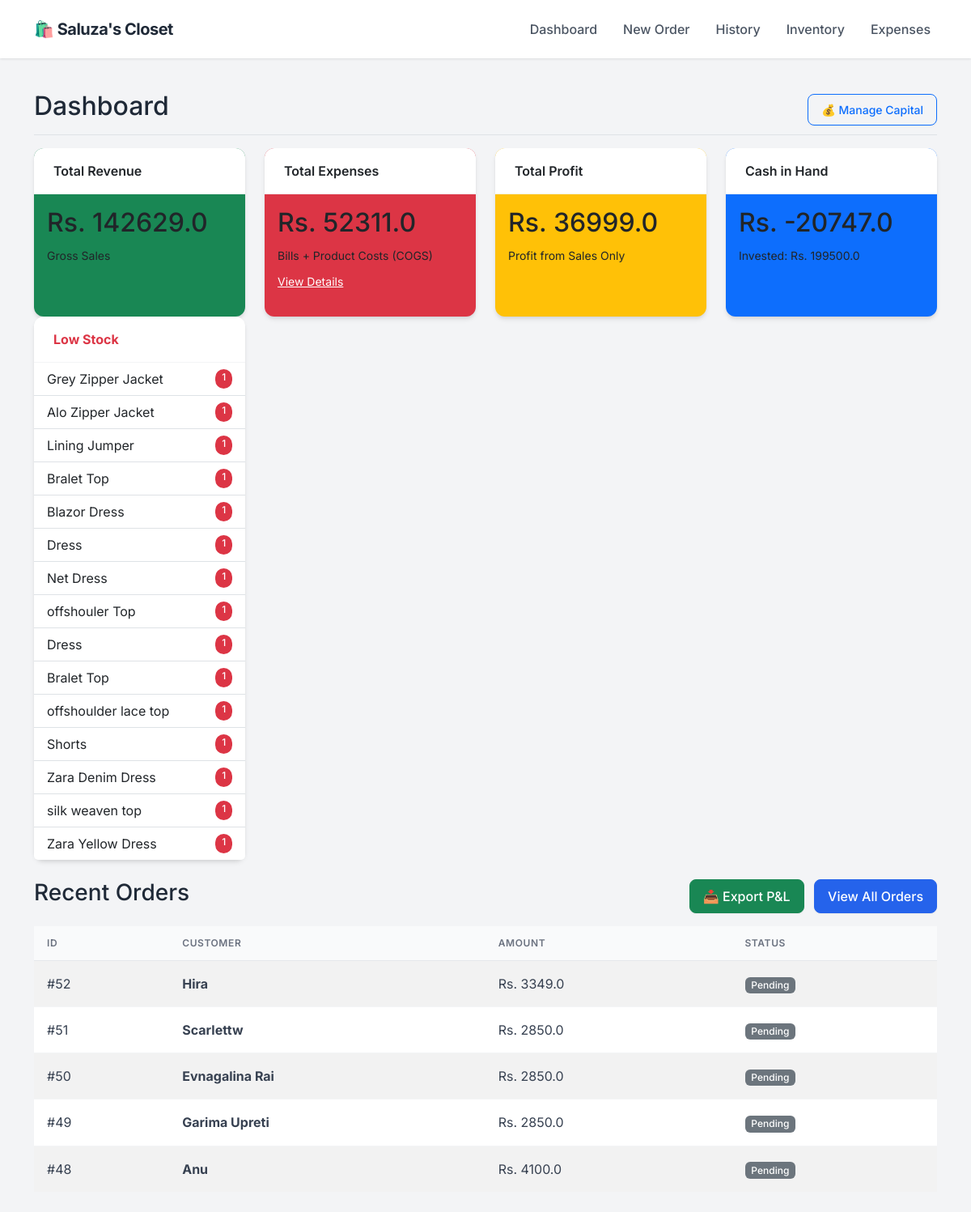
Before: / with the older database file.
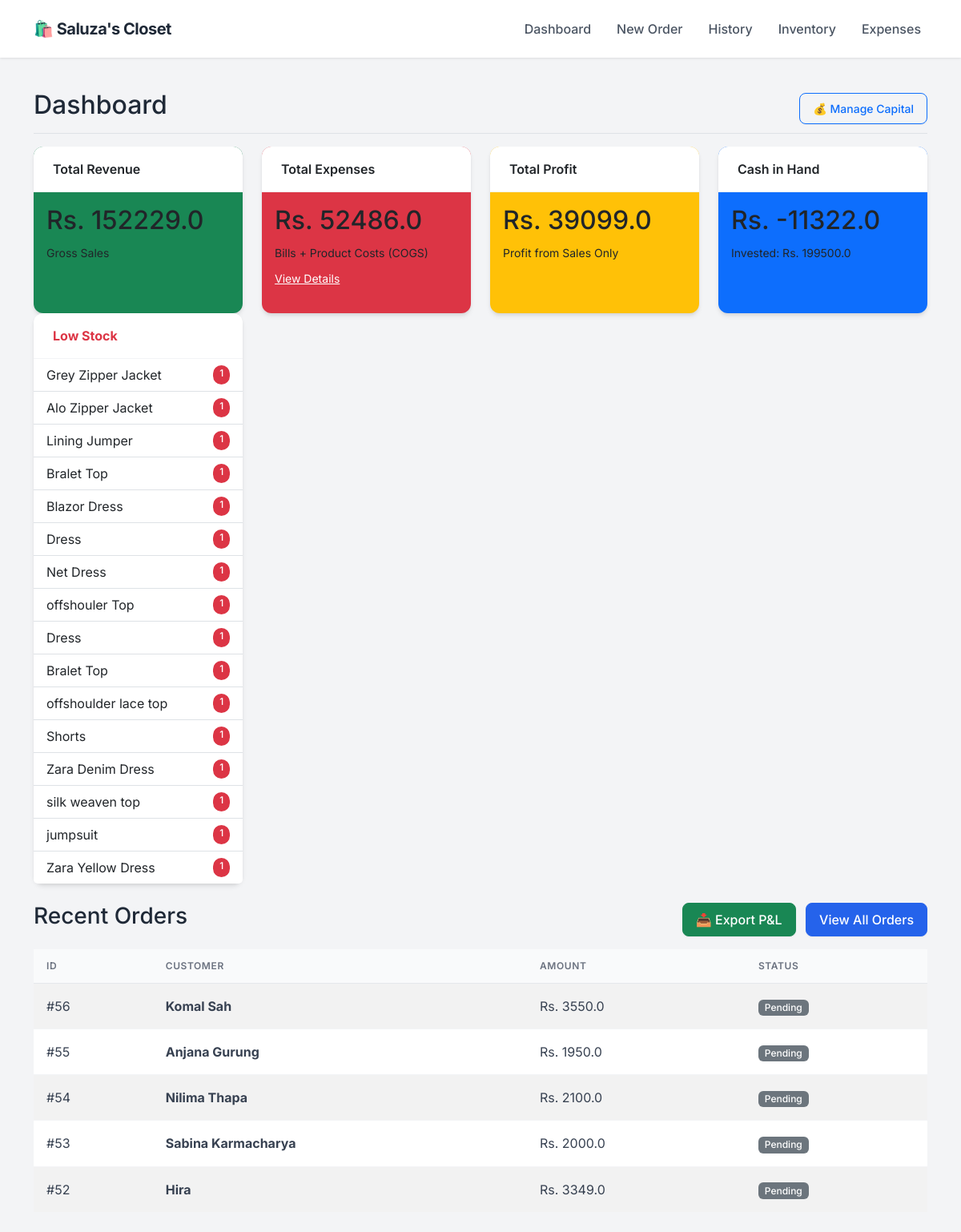
After: the same page with the newer database file.
### app.py (models this page shows)
class Product(db.Model):
    id = db.Column(db.Integer, primary_key=True)
    sku = db.Column(db.String(50), unique=True, nullable=True)
    name = db.Column(db.String(100), nullable=False)
    size = db.Column(db.String(10), nullable=False)
    cost_price = db.Column(db.Float, default=0.0)
    price = db.Column(db.Float, nullable=False)
    stock = db.Column(db.Integer, default=0)
    image = db.Column(db.String(100), nullable=True)

class Order(db.Model):
    id = db.Column(db.Integer, primary_key=True)
    customer_name = db.Column(db.String(100), nullable=False)
    phone = db.Column(db.String(20), nullable=False)
    address = db.Column(db.String(200), nullable=True)
    date = db.Column(db.DateTime, default=datetime.utcnow)
    total_amount = db.Column(db.Float, default=0.0)
    profit = db.Column(db.Float, default=0.0)
    status = db.Column(db.String(20), default='Pending')
    items = db.relationship('OrderItem', backref='order', lazy=True)

### app.py (the view)
@app.route('/')
def dashboard():
    total_investment = db.session.query(db.func.sum(Investment.amount)).scalar() or 0
    total_sales = db.session.query(db.func.sum(Order.total_amount)).scalar() or 0
    manual_expenses = db.session.query(db.func.sum(Expense.amount)).scalar() or 0
    current_inventory_cost = 0
    products = Product.query.all()
    for p in products:
        current_inventory_cost += (p.stock * p.cost_price)
    gross_profit = db.session.query(db.func.sum(Order.profit)).scalar() or 0
    cost_of_sold_goods = total_sales - gross_profit
    total_product_spend = current_inventory_cost + cost_of_sold_goods
    cash_in_hand = (total_investment + total_sales) - (total_product_spend + manual_expenses)
    net_profit = gross_profit # As you requested previously (Sales Profit only)
    recent_orders = Order.query.order_by(Order.date.desc()).limit(5).all()
    low_stock = Product.query.filter(Product.stock < 2, Product.stock > 0).all()
    out_of_stock = Product.query.filter(Product.stock == 0).all()
    investments = Investment.query.order_by(Investment.date.desc()).all()
    return render_template('dashboard.html',
                           sales=total_sales,
                           gross_profit=gross_profit,
                           expenses=manual_expenses,
                           net_profit=net_profit,
                           cash_in_hand=cash_in_hand, # <--- NEW DATA
                           total_investment=total_investment, # <--- NEW DATA
                           orders=recent_orders,
                           investments=investments,
                           low_stock=low_stock,
                           out_of_stock=out_of_stock)

### templates/dashboard.html (shortened to what this page needs)
{% extends "layout.html" %}
{% block content %}
<div class="d-flex justify-content-between flex-wrap flex-md-nowrap align-items-center pt-3 pb-2 mb-3 border-bottom">
    <h1 class="h2">Dashboard</h1>
    <div class="btn-toolbar mb-2 mb-md-0">
        <button type="button" class="btn btn-sm btn-outline-primary" data-bs-toggle="modal" data-bs-target="#investmentHistoryModal">
    💰 Manage Capital
</button>
    </div>
</div>
<div class="row mb-4">
    <div class="col-md-3">
        <div class="card text-dark bg-success mb-3 h-100">
            <div class="card-header">Total Revenue</div>
            <div class="card-body">
                <h2 class="card-title">Rs. {{ sales }}</h2>
                <small>Gross Sales</small>
            </div>
        </div>
    </div>
    <div class="col-md-3">
        <div class="card text-dark bg-danger mb-3 h-100">
            <div class="card-header">Total Expenses</div>
            <div class="card-body">
                <h2 class="card-title">Rs. {{ expenses }}</h2>
                <small>Bills + Product Costs (COGS)</small> <div class="mt-2">
                    <a href="/expenses" class="text-white text-decoration-underline small">View Details</a>
                </div>
            </div>
        </div>
    </div>
    <div class="col-md-3">
        <div class="card text-dark bg-warning mb-3 h-100">
            <div class="card-header">Total Profit</div>
            <div class="card-body">
                <h2 class="card-title">Rs. {{ net_profit }}</h2>
                <small>Profit from Sales Only</small>
            </div>
        </div>
    </div>
    <div class="col-md-3">
        <div class="card text-dark bg-primary mb-3 h-100">
            <div class="card-header">Cash in Hand</div>
            <div class="card-body">
                <h2 class="card-title">Rs. {{ cash_in_hand }}</h2>
                <small>Invested: Rs. {{ total_investment }}</small>
            </div>
        </div>
    </div>
    <div class="col-md-3">
        <div class="card border-danger h-100">
            <div class="card-header bg-transparent text-danger fw-bold">Low Stock</div>
            <ul class="list-group list-group-flush list-group-sm">
                {% for item in low_stock %}
                <li class="list-group-item d-flex justify-content-between">
                    <span>{{ item.name }}</span>
                    <span class="badge bg-danger rounded-pill">{{ item.stock }}</span>
                </li>
                {% endfor %}
            </ul>
        </div>
    </div>
</div>
<div class="d-flex justify-content-between align-items-center mb-3">
    <h3>Recent Orders</h3>
    <div>
        <a href="/export_excel" class="btn btn-success me-2">📥 Export P&L</a>
        <a href="/orders" class="btn btn-primary">View All Orders</a>
    </div>
</div>
<table class="table table-striped bg-white align-middle">
    <thead>
        <tr>
            <th>ID</th>
            <th>Customer</th>
            <th>Amount</th>
            <th>Status</th>
        </tr>
    </thead>
    <tbody>
        {% for order in orders %}
        <tr>
            <td>#{{ order.id }}</td>
            <td><strong>{{ order.customer_name }}</strong></td>
            <td>Rs. {{ order.total_amount }}</td>
            <td><span class="badge bg-secondary">{{ order.status }}</span></td>
        </tr>
        {% endfor %}
    </tbody>
</table>
{% endblock %}

Changed rows visible on the page:
no longer on this page (row unchanged): Order: id "51", customer_name "Scarlettw", total_amount "2850.0", status "Pending"
no longer on this page (row edited): Order: id "50", customer_name "Evnagalina Rai", total_amount "2850.0", status "Pending"
no longer on this page (row unchanged): Order: id "49", customer_name "Garima Upreti", total_amount "2850.0", status "Pending"
no longer on this page (row edited): Order: id "48", customer_name "Anu", total_amount "4100.0", status "Pending"
now on this page (row edited): Product: name "jumpsuit", stock "1"
added Order: id "56", customer_name "Komal Sah", total_amount "3550.0", status "Pending"
added Order: id "55", customer_name "Anjana Gurung", total_amount "1950.0", status "Pending"
added Order: id "54", customer_name "Nilima Thapa", total_amount "2100.0", status "Pending"
added Order: id "53", customer_name "Sabina Karmacharya", total_amount "2000.0", status "Pending"
Other visible differences:
{{ sales }}: "142629.0" → "152229.0"
{{ expenses }}: "52311.0" → "52486.0"
{{ net_profit }}: "36999.0" → "39099.0"
{{ cash_in_hand }}: "-20747.0" → "-11322.0"
